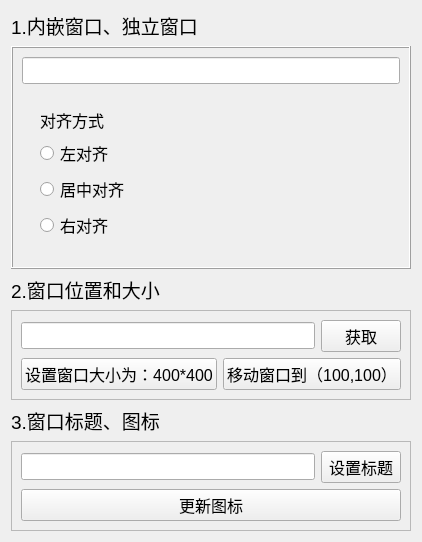
<?xml version="1.0" encoding="UTF-8"?>
<ui version="4.0">
 <class>Widget</class>
 <widget class="QWidget" name="Widget">
  <property name="geometry">
   <rect>
    <x>0</x>
    <y>0</y>
    <width>398</width>
    <height>397</height>
   </rect>
  </property>
  <property name="font">
   <font>
    <pointsize>12</pointsize>
   </font>
  </property>
  <property name="windowTitle">
   <string>Widget</string>
  </property>
  <layout class="QVBoxLayout" name="verticalLayout_main">
   <item>
    <layout class="QVBoxLayout" name="verticalLayout_section1">
     <item>
      <widget class="QLabel" name="label_1">
       <property name="font">
        <font>
         <pointsize>14</pointsize>
        </font>
       </property>
       <property name="text">
        <string>1.内嵌窗口、独立窗口</string>
       </property>
      </widget>
     </item>
     <item>
      <widget class="QFrame" name="frame_1">
       <property name="frameShape">
        <enum>QFrame::Shape::Box</enum>
       </property>
       <property name="frameShadow">
        <enum>QFrame::Shadow::Raised</enum>
       </property>
       <layout class="QVBoxLayout" name="verticalLayout_2">
        <item>
         <widget class="QLineEdit" name="lineEdit_time"/>
        </item>
        <item>
         <widget class="QWidget" name="widget_alignmentGroup" native="true">
          <layout class="QHBoxLayout" name="horizontalLayout">
           <item>
            <widget class="QWidget" name="widget_alignment" native="true">
             <layout class="QVBoxLayout" name="verticalLayout">
              <item>
               <widget class="QLabel" name="label_alignment">
                <property name="text">
                 <string>对齐方式</string>
                </property>
               </widget>
              </item>
              <item>
               <widget class="QRadioButton" name="radioButton_left">
                <property name="text">
                 <string>左对齐</string>
                </property>
               </widget>
              </item>
              <item>
               <widget class="QRadioButton" name="radioButton_center">
                <property name="text">
                 <string>居中对齐</string>
                </property>
               </widget>
              </item>
              <item>
               <widget class="QRadioButton" name="radioButton_right">
                <property name="text">
                 <string>右对齐</string>
                </property>
               </widget>
              </item>
             </layout>
            </widget>
           </item>
          </layout>
         </widget>
        </item>
       </layout>
      </widget>
     </item>
    </layout>
   </item>
   <item>
    <layout class="QVBoxLayout" name="verticalLayout_section2">
     <item>
      <widget class="QLabel" name="label_2">
       <property name="font">
        <font>
         <pointsize>14</pointsize>
        </font>
       </property>
       <property name="text">
        <string>2.窗口位置和大小</string>
       </property>
      </widget>
     </item>
     <item>
      <widget class="QFrame" name="frame_2">
       <property name="frameShape">
        <enum>QFrame::Shape::StyledPanel</enum>
       </property>
       <property name="frameShadow">
        <enum>QFrame::Shadow::Raised</enum>
       </property>
       <layout class="QVBoxLayout" name="verticalLayout_4">
        <item>
         <layout class="QHBoxLayout" name="horizontalLayout_get">
          <item>
           <widget class="QLineEdit" name="lineEdit_get"/>
          </item>
          <item>
           <widget class="QPushButton" name="pushButton_get">
            <property name="text">
             <string>获取</string>
            </property>
           </widget>
          </item>
         </layout>
        </item>
        <item>
         <layout class="QHBoxLayout" name="horizontalLayout_setting">
          <item>
           <widget class="QPushButton" name="pushButton_setSize">
            <property name="text">
             <string>设置窗口大小为：400*400</string>
            </property>
           </widget>
          </item>
          <item>
           <widget class="QPushButton" name="pushButton_move">
            <property name="text">
             <string>移动窗口到（100,100）</string>
            </property>
           </widget>
          </item>
         </layout>
        </item>
       </layout>
      </widget>
     </item>
    </layout>
   </item>
   <item>
    <layout class="QVBoxLayout" name="verticalLayout_section3">
     <item>
      <widget class="QLabel" name="label_3">
       <property name="font">
        <font>
         <pointsize>14</pointsize>
        </font>
       </property>
       <property name="text">
        <string>3.窗口标题、图标</string>
       </property>
      </widget>
     </item>
     <item>
      <widget class="QFrame" name="frame_3">
       <property name="frameShape">
        <enum>QFrame::Shape::StyledPanel</enum>
       </property>
       <property name="frameShadow">
        <enum>QFrame::Shadow::Raised</enum>
       </property>
       <layout class="QVBoxLayout" name="verticalLayout_5">
        <item>
         <layout class="QHBoxLayout" name="horizontalLayout_title">
          <item>
           <widget class="QLineEdit" name="lineEdit_title"/>
          </item>
          <item>
           <widget class="QPushButton" name="pushButton_setTitle">
            <property name="text">
             <string>设置标题</string>
            </property>
           </widget>
          </item>
         </layout>
        </item>
        <item>
         <widget class="QPushButton" name="pushButton_updateIcon">
          <property name="text">
           <string>更新图标</string>
          </property>
         </widget>
        </item>
       </layout>
      </widget>
     </item>
    </layout>
   </item>
  </layout>
 </widget>
 <resources/>
 <connections/>
</ui>
